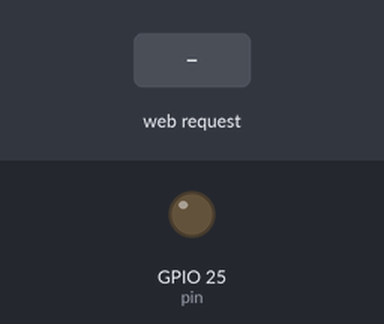
This program was run on a simulated ESP32 board running MicroPython. Parts: output pins drawn as LEDs (lit = HIGH). The test bench sets the inputs (shaded band). The board's own WiFi access point starts at once; what the program prints to the serial console is not drawn.

Above: at 1.2 s.
1.3 s: HTTP request GET /on received
At 2.1 s:
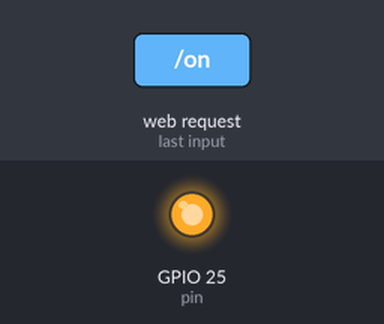
2.8 s: HTTP request GET /off received
At 3.2 s:
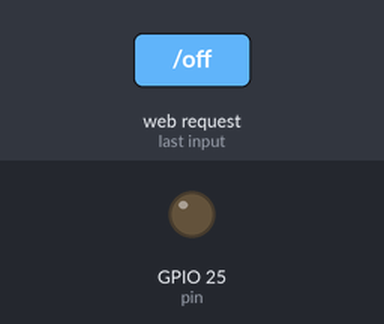
Timing chart, 0 to 5.8 s (numbered marks = the images above; inputs shaded):
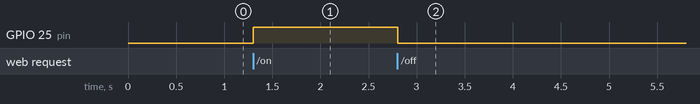

Measured:
- after the input at 1.3 s, GPIO 25 (pin): LOW → HIGH at once
- after the input at 2.8 s, GPIO 25 (pin): HIGH → LOW at once

The program:

localwifi_led.py
```python
import network
import socket
import time
import machine

# アクセスポイント設定
AP_SSID = 'ESP32-WiFi-yourname'  # 作成するWiFiのSSID
AP_PASSWORD = 'esp32wifi'  # 作成するWiFiのパスワード
AP_IP = '192.168.0.1'

# LEDピン設定
pin = machine.Pin(25, machine.Pin.OUT)

# アクセスポイント作成関数
def create_ap(ssid, password):
    ap = network.WLAN(network.AP_IF)
    ap.active(True)
    ap.config(essid=ssid, password=password)
    ap.config(max_clients=10)

    # IPアドレス設定
    ap.ifconfig((AP_IP, '255.255.255.0', AP_IP, '8.8.8.8'))

    while not ap.active():
        print(".", end="")
        time.sleep(1)

    print("\nアクセスポイント作成完了!")
    print("SSID:", ssid)
    print("IPアドレス:", ap.ifconfig())
    return ap

# Webサーバー起動関数
def start_server():
    addr = socket.getaddrinfo('0.0.0.0', 80)[0][-1]
    s = socket.socket()
    s.bind(addr)
    s.listen(1)
    print("サーバー起動:", addr)

    while True:
        cl, addr = s.accept()
        print("クライアント接続:", addr)
        request = cl.recv(1024).decode('utf-8')
        print("リクエスト:", request)

        if '/on' in request:
            pin.value(1)
            print("LED ON")
        elif '/off' in request:
            pin.value(0)
            print("LED OFF")

        response = """\
HTTP/1.1 200 OK\r\nContent-Type: text/html\r\n\r\n
<!DOCTYPE html>
<html>
<head>
    <title>ESP32 LED Control</title>
    <meta name="viewport" content="width=device-width, initial-scale=1">
    <style>
        body { text-align: center; font-family: Arial; }
        button {
            padding: 10px 20px;
            margin: 10px;
            font-size: 16px;
        }
    </style>
</head>
<body>
    <h1>ESP32 LED Control</h1>
    <button onclick="fetch('/on')">LED ON</button>
    <button onclick="fetch('/off')">LED OFF</button>
</body>
</html>
"""
        cl.send(response)
        cl.close()

# メイン処理
try:
    ap = create_ap(AP_SSID, AP_PASSWORD)
    start_server()
except Exception as e:
    print("エラー:", str(e))
```
